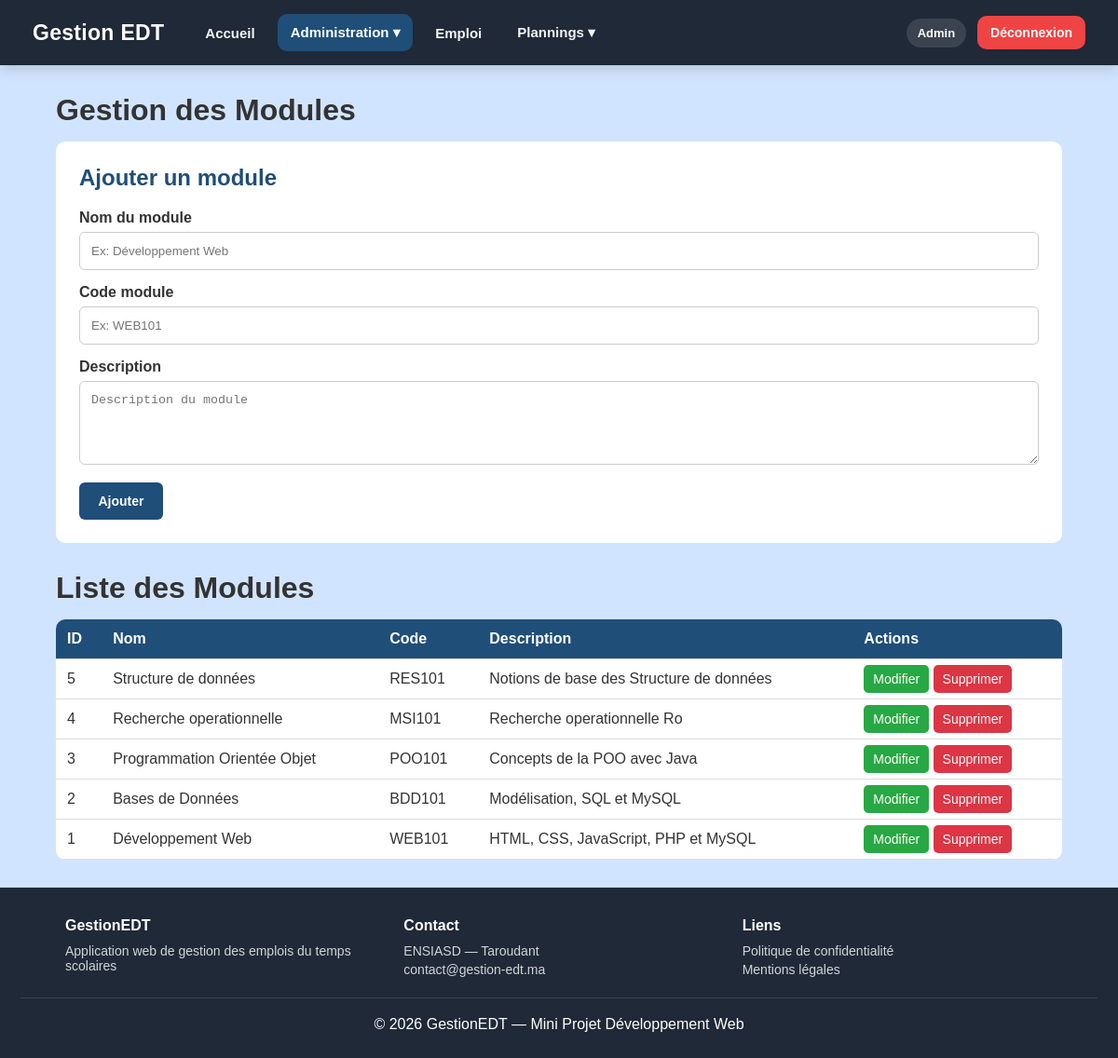
Screenshot of /pages/modules.php (signed in) with the database file from the repository.
### tables this page shows
CREATE TABLE `modules` (
  `id` int(11) NOT NULL,
  `nom` varchar(100) NOT NULL,
  `code_module` varchar(30) DEFAULT NULL,
  `description` text DEFAULT NULL
);

### pages/modules.php (the view, shortened to what this page needs)
<?php
require_once "../config.php";
$module_edit = null;
$stmt = $PDO->query("SELECT * FROM modules ORDER BY id DESC");
$modules = $stmt->fetchAll(PDO::FETCH_ASSOC);
?>
<!DOCTYPE html>
<html lang="fr">
<head>
    <link rel="stylesheet" href="../css/style.css">
</head>
<body>
<?php require_once "../includes/navbar.php"; ?>
<div class="container">
    <h1>Gestion des Modules</h1>
    <div class="form-box">
        <?php if ($module_edit): ?>
            <h2>Modifier un module</h2>
            <form method="POST">
                <input type="hidden" name="id" value="<?= $module_edit['id'] ?>">
                <label>Nom du module</label>
                <input type="text" name="nom" value="<?= htmlspecialchars($module_edit['nom']) ?>" required>
                <label>Code module</label>
                <input type="text" name="code_module" value="<?= htmlspecialchars($module_edit['code_module'] ?? '') ?>">
                <label>Description</label>
                <textarea name="description"><?= htmlspecialchars($module_edit['description'] ?? '') ?></textarea>
            <div class="form-actions">
                <button type="submit" name="modifier" class="btn-form btn-save">Modifier</button>
                <a href="modules.php" class="btn-form btn-cancel">Annuler</a>
            </div>
            </form>
        <?php else: ?>
            <h2>Ajouter un module</h2>
            <form method="POST">
                <label>Nom du module</label>
                <input type="text" name="nom" placeholder="Ex: Développement Web" required>
                <label>Code module</label>
                <input type="text" name="code_module" placeholder="Ex: WEB101">
                <label>Description</label>
                <textarea name="description" placeholder="Description du module"></textarea>
                <button type="submit" name="ajouter" class="btn-form btn-save">Ajouter</button>
            </form>
        <?php endif; ?>
    </div>
    <h1>Liste des Modules</h1>
    <table>
        <thead>
            <tr>
                <th>ID</th>
                <th>Nom</th>
                <th>Code</th>
                <th>Description</th>
                <th>Actions</th>
            </tr>
        </thead>
        <tbody>
            <?php foreach ($modules as $module): ?>
                <tr>
                    <td><?= $module['id'] ?></td>
                    <td><?= htmlspecialchars($module['nom']) ?></td>
                    <td><?= htmlspecialchars($module['code_module'] ?? '') ?></td>
                    <td><?= htmlspecialchars($module['description'] ?? '') ?></td>
                    <td>
                        <a class="btn-edit" href="modules.php?edit=<?= $module['id'] ?>">Modifier</a>
                        <a class="btn-delete"
                           href="modules.php?delete=<?= $module['id'] ?>"
                           onclick="return confirm('Voulez-vous vraiment supprimer ce module ?');">
                           Supprimer
                        </a>
                    </td>
                </tr>
            <?php endforeach; ?>
        </tbody>
    </table>
</div>
<?php require_once "../includes/footer.php"; ?>
</body>
</html>

### css/style.css (style rules this page uses)
* { margin: 0; padding: 0; box-sizing: border-box; }
body { font-family: 'Trebuchet MS', 'Lucida Sans Unicode', 'Lucida Grande', 'Lucida Sans', Arial, sans-serif; background: #d1e4ff; color: #333; }
.container { width: 90%; margin: 30px auto; }
.form-box { background: white; padding: 25px; border-radius: 10px; margin-bottom: 30px; }
.form-box h2 { margin-bottom: 20px; color: #1f4e79; }
.form-box label { display: block; margin-bottom: 6px; font-weight: bold; }
.form-box input, .form-box textarea { width: 100%; padding: 12px; margin-bottom: 15px; border: 1px solid #ccc; border-radius: 6px; }
.form-box textarea { min-height: 90px; }
.form-box button { background-color: #1f4e79; width: 90px; height: 40px; padding: 0; border-radius: 6px; font-size: 14px; font-weight: bold; text-align: center; text-decoration: none; border: none; cursor: pointer; color: white; display: flex; align-items: center; justify-content: center; }
.container h1 { margin-bottom: 15px; }
table { width: 100%; border-collapse: collapse; background: white; border-radius: 10px; overflow: hidden; }
th { background: #1f4e79; color: white; }
td, th { padding: 12px; border-bottom: 1px solid #ddd; text-align: left; }
.btn-edit, .btn-delete, .btn-cancel { padding: 7px 10px; border-radius: 5px; text-decoration: none; color: white; font-size: 14px; }
.btn-edit { background: #28a745; }
.btn-delete { background: #dc3545; }
html, body { min-height: 100vh; }
body { display: flex; flex-direction: column; }
body > .container, body > div.container { flex: 1; }

### rows the page displays
modules: id "5", nom "Structure de données", code_module "RES101", description "Notions de base des Structure de données"
modules: id "4", nom "Recherche operationnelle", code_module "MSI101", description "Recherche operationnelle Ro"
modules: id "3", nom "Programmation Orientée Objet", code_module "POO101", description "Concepts de la POO avec Java"
modules: id "2", nom "Bases de Données", code_module "BDD101", description "Modélisation, SQL et MySQL"
modules: id "1", nom "Développement Web", code_module "WEB101", description "HTML, CSS, JavaScript, PHP et MySQL"

### other values shown
$role "Admin"
